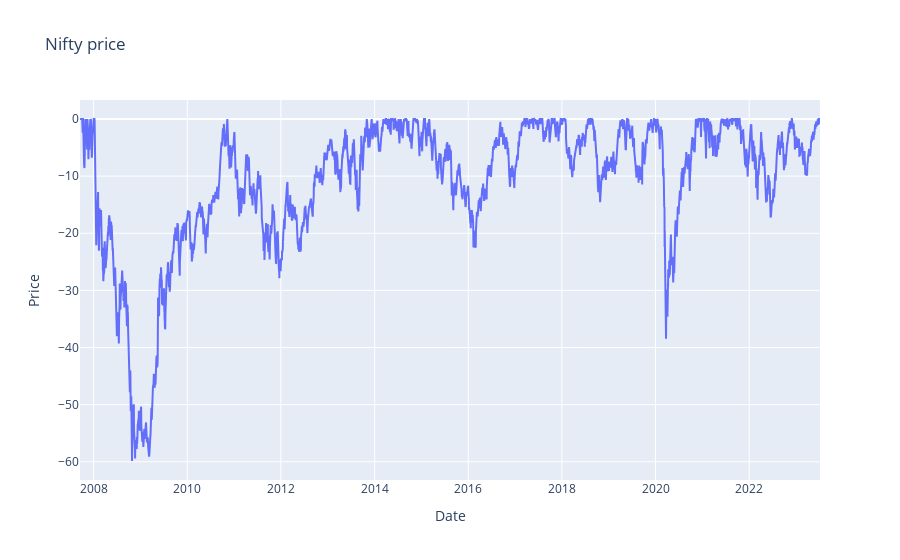

The cell this chart's notebook holds for it:
### Code cell
trace = go.Scatter(
    x = nifty.index,
    y = nifty['drawdown'],
    mode = 'lines',
    name = 'Line'
)
layout = go.Layout(
    title = 'Nifty price',
    xaxis = dict(title = 'Date'),
    yaxis = dict(title = 'Price')
)
# fig object by passing both
fig = go.Figure(data=[trace], layout= layout)
fig.show()

### Figure 1 — Plotly figure (JSON) as saved in the notebook; plotly's stock layout.template omitted (floating-point values rounded to 4 significant figures; data arrays with more than 128 entries replaced by an {"elided": "..."} marker saying what was removed)
{"data": [{"mode": "lines", "name": "Line", "type": "scatter", "x": {"elided": "3874 str values"}, "y": {"elided": "3874 float values"}}], "layout": {"title": {"text": "Nifty price"}, "xaxis": {"title": {"text": "Date"}}, "yaxis": {"title": {"text": "Price"}}}}
